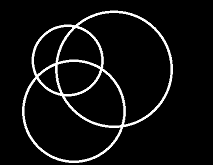
#> input picture Lab 3/task 2/images/test1.png, 213 x 165 px, found by its file name
$ jupyter execute --allow-errors task2.ipynb
#> lines starting #> are read from the running program, lines starting #| are printed output that depends on the picture; after the words box and inside, x2 and y2 are one past the last pixel; in counts of white or black regions, pixels touching at a corner belong together
#> further down, img1 is the input picture: shape (165, 213); min 0, max 255, mean 15.9
## 2. Метод Хафа для поиска окружностей и других кривых общего вида.

[cell 1]
import numpy as np
import cv2 as cv
import matplotlib.pyplot as plt
import collections
from tqdm.notebook import tqdm

### Описание алгоритма

Метод Хафа основывается на представлении искомого объекта в виде параметрического уравнения. Для каждой точки перебираются все возможные параметры и инфомация о возможной принадлежности точки данной кривой сохранятеся в аккумуляторный массив (точка "голосует" за данную кривую). В итоге наиболее возможной кривой будет та, которая набрала наибольшее количество "голосов" в аккумуляторном массиве.

### Реализации алгоритмов

Функция для выделения прямых (отрезков):

[cell 2]
def HoughLineDetector(img, angle_precision, distantce_precision):
    height, width = img.shape[:2]
    dist = np.sqrt(np.square(height) + np.square(width))

    angles = np.arange(0, 180, angle_precision)

    distances = np.arange(-dist, dist, distantce_precision)

    angel_cos = np.cos(np.deg2rad(angles))
    angel_sin = np.sin(np.deg2rad(angles))

    accumulator = np.zeros((distances.shape[0], angles.shape[0]), dtype=float)
    points = collections.defaultdict(list)

    for x in tqdm(range(0, width)):
        for y in range(0, height):
            if img[y, x] != 0:
                for angle_ind in range(angles.shape[0]):
                    cur_distance = x * angel_cos[angle_ind] + y * angel_sin[angle_ind]
                    distance_ind = (np.abs(distances - cur_distance)).argmin()
                    accumulator[distance_ind, angle_ind] += 1
                    points[distance_ind, angle_ind].append((x, height - y))

    return accumulator, points, angles, distances

Функция для выделения окружностей:

[cell 3]
def HoughCircleDetector(img, angle_precision, distance_precision):
#> called with angle_precision = 1, distance_precision = 3
    height, width = img.shape[:2]
#> height = 165; width = 213
    dist = np.sqrt(np.square(height) + np.square(width))
#> dist = 269.4

    angles = np.arange(0, 360, angle_precision)

    distances = np.arange(0, dist,  distance_precision)
#> distances = 90 values from 0 to 267

    angle_cos = np.cos(np.deg2rad(angles))
    angle_sin = np.sin(np.deg2rad(angles))

    accumulator = np.zeros((width, height, distances.shape[0]), dtype=float)
    for x in tqdm(range(0, width)):
        for y in range(0, height):
            if img[y, x] != 0:
                for cur_distance in range(distances.shape[0]):
                    for cur_angel in range(angles.shape[0]):
                        cur_x = x - distances[cur_distance] * angle_cos[cur_angel]
                        cur_y = y - distances[cur_distance] * angle_sin[cur_angel]
                        if x != cur_x and y != cur_y:
                            if 0 <= int(cur_x) < width and 0 <= int(cur_y) < height:
                                accumulator[int(cur_x), int(cur_y), cur_distance] += 1

    return accumulator, distances

Демонстрация:

[cell 4]
img1 = cv.imread('test1.png', cv.IMREAD_GRAYSCALE)

#> (the rest of this cell did not finish here and is left out)

[cell 5]
img = cv.imread('test.png', cv.IMREAD_GRAYSCALE)
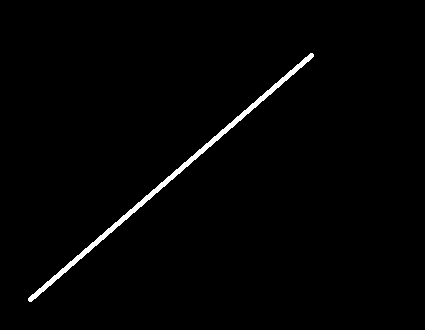
#> input picture Lab 3/task 2/images/test.png, 425 x 330 px, found by its file name
#> img: shape (330, 425); 1.4% white; 1 white region, box (x1, y1, x2, y2) and area: (28, 53, 314, 302) 1901

#> (the rest of this cell did not finish here and is left out)

#> after the loop in HoughLineDetector, `for x in tqdm(range(0, width)):`: accumulator: shape (1077, 180) float64; every value is 0

#> (a cell that did not finish here is left out)

[cell 7]
plt.imshow(img1, cmap='gray')

#> (the rest of this cell did not finish here and is left out)

Видно что нам удалось определить кривые на исходном изображении.

### Реализация с помощью OpenCV

[cell 8]
import math

cdst = img.copy()
lines = cv.HoughLines(img, 1, np.pi / 180, 150, None, 0, 0)
#> lines = [[245, 0.855]]

if lines is not None:
    for i in range(0, len(lines)):
        rho = lines[i][0][0]
        theta = lines[i][0][1]
        a = math.cos(theta)
        b = math.sin(theta)
        x0 = a * rho
        y0 = b * rho
        pt1 = (int(x0 + 1000*(-b)), int(y0 + 1000*(a)))
        pt2 = (int(x0 - 1000*(-b)), int(y0 - 1000*(a)))
        cv.line(cdst, pt1, pt2, (0,0,255), 3, cv.LINE_AA)
#> this loop made 1 pass
#> (rho, theta, a, b, x0, y0, pt1, pt2) on pass 1: (245, 0.855, 0.656, 0.755, 160.7, 184.9, (-593, 840), (915, -471))
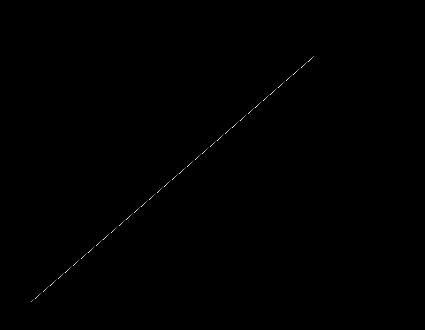
#> cdst: shape (330, 425); min 0, max 243, mean 0.3

plt.imshow(cdst)
plt.show()

[cell 9]
src = img1.copy()

circles = cv.HoughCircles(img1, cv.HOUGH_GRADIENT, 1, src.shape[0] / 8,
                           param1=100, param2=30,
                           minRadius=1, maxRadius=30)
#> circles = None


if circles is not None:
    circles = np.uint16(np.around(circles))
    for i in circles[0, :]:
        center = (i[0], i[1])
        # circle center
        cv.circle(src, center, 1, (0, 100, 100), 3)
        # circle outline
        radius = i[2]
        cv.circle(src, center, radius, (255, 0, 255), 3)

plt.imshow(src)
plt.show()
